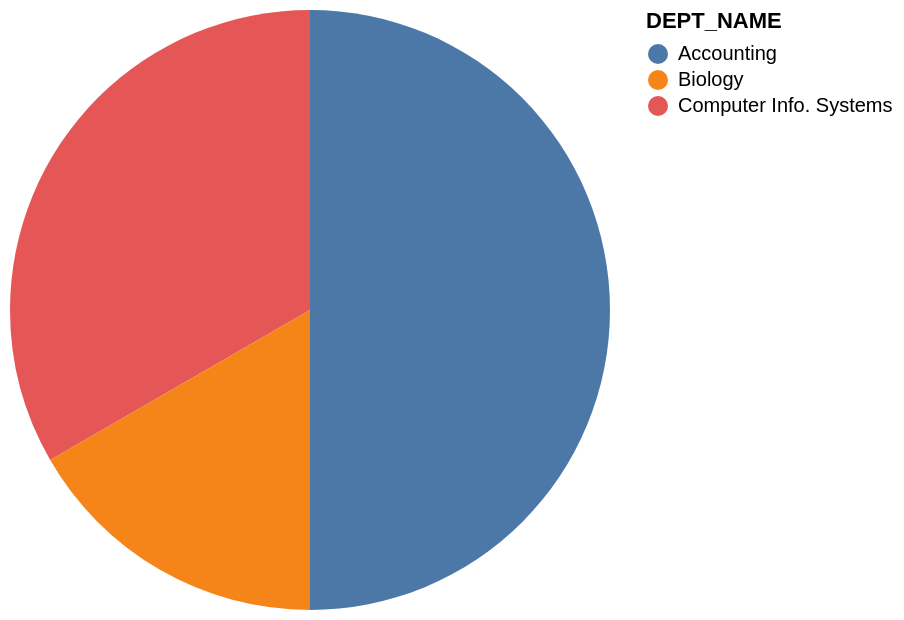

Vega-Lite specification for this chart:
### Vega-Lite specification from a JSON file in a GitHub repository (floating-point values rounded to 4 significant figures)
{"data": {"values": [{"x_data": "Accounting", "y_data": 3}, {"x_data": "Computer Info. Systems", "y_data": 2}, {"x_data": "Biology", "y_data": 1}]}, "mark": "arc", "encoding": {"theta": {"field": "y_data", "type": "quantitative", "title": "count(*)"}, "color": {"field": "x_data", "type": "nominal", "title": "DEPT_NAME"}}}
